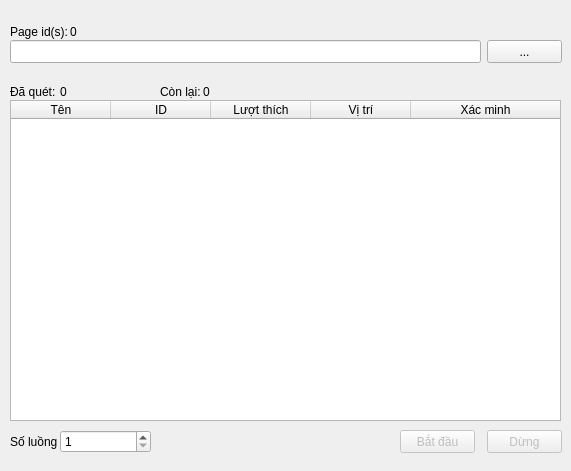
<?xml version="1.0" encoding="UTF-8"?>
<ui version="4.0">
 <class>MainWindow</class>
 <widget class="QMainWindow" name="MainWindow">
  <property name="geometry">
   <rect>
    <x>0</x>
    <y>0</y>
    <width>571</width>
    <height>471</height>
   </rect>
  </property>
  <property name="minimumSize">
   <size>
    <width>571</width>
    <height>471</height>
   </size>
  </property>
  <property name="maximumSize">
   <size>
    <width>571</width>
    <height>471</height>
   </size>
  </property>
  <property name="windowTitle">
   <string>GET FACEBOOK PAGE INFO</string>
  </property>
  <widget class="QWidget" name="centralwidget">
   <widget class="QLabel" name="label">
    <property name="geometry">
     <rect>
      <x>10</x>
      <y>20</y>
      <width>61</width>
      <height>23</height>
     </rect>
    </property>
    <property name="text">
     <string>Page id(s):</string>
    </property>
   </widget>
   <widget class="QLineEdit" name="lineEdit">
    <property name="geometry">
     <rect>
      <x>10</x>
      <y>40</y>
      <width>471</width>
      <height>23</height>
     </rect>
    </property>
    <property name="readOnly">
     <bool>true</bool>
    </property>
   </widget>
   <widget class="QPushButton" name="pushButton">
    <property name="geometry">
     <rect>
      <x>487</x>
      <y>40</y>
      <width>75</width>
      <height>23</height>
     </rect>
    </property>
    <property name="cursor">
     <cursorShape>PointingHandCursor</cursorShape>
    </property>
    <property name="text">
     <string>...</string>
    </property>
   </widget>
   <widget class="QTableWidget" name="tableWidget">
    <property name="geometry">
     <rect>
      <x>10</x>
      <y>100</y>
      <width>551</width>
      <height>321</height>
     </rect>
    </property>
    <attribute name="horizontalHeaderStretchLastSection">
     <bool>true</bool>
    </attribute>
    <column>
     <property name="text">
      <string>Tên</string>
     </property>
    </column>
    <column>
     <property name="text">
      <string>ID</string>
     </property>
    </column>
    <column>
     <property name="text">
      <string>Lượt thích</string>
     </property>
    </column>
    <column>
     <property name="text">
      <string>Vị trí</string>
     </property>
    </column>
    <column>
     <property name="text">
      <string>Xác minh</string>
     </property>
    </column>
   </widget>
   <widget class="QLabel" name="label_2">
    <property name="geometry">
     <rect>
      <x>10</x>
      <y>80</y>
      <width>47</width>
      <height>23</height>
     </rect>
    </property>
    <property name="text">
     <string>Đã quét:</string>
    </property>
   </widget>
   <widget class="QLabel" name="label_3">
    <property name="geometry">
     <rect>
      <x>60</x>
      <y>80</y>
      <width>91</width>
      <height>23</height>
     </rect>
    </property>
    <property name="text">
     <string>0</string>
    </property>
   </widget>
   <widget class="QLabel" name="label_4">
    <property name="geometry">
     <rect>
      <x>160</x>
      <y>80</y>
      <width>41</width>
      <height>23</height>
     </rect>
    </property>
    <property name="text">
     <string>Còn lại:</string>
    </property>
   </widget>
   <widget class="QLabel" name="label_5">
    <property name="geometry">
     <rect>
      <x>203</x>
      <y>80</y>
      <width>91</width>
      <height>23</height>
     </rect>
    </property>
    <property name="text">
     <string>0</string>
    </property>
   </widget>
   <widget class="QPushButton" name="pushButton_2">
    <property name="enabled">
     <bool>false</bool>
    </property>
    <property name="geometry">
     <rect>
      <x>400</x>
      <y>430</y>
      <width>75</width>
      <height>23</height>
     </rect>
    </property>
    <property name="cursor">
     <cursorShape>PointingHandCursor</cursorShape>
    </property>
    <property name="text">
     <string>Bắt đầu</string>
    </property>
   </widget>
   <widget class="QPushButton" name="pushButton_3">
    <property name="enabled">
     <bool>false</bool>
    </property>
    <property name="geometry">
     <rect>
      <x>487</x>
      <y>430</y>
      <width>75</width>
      <height>23</height>
     </rect>
    </property>
    <property name="cursor">
     <cursorShape>PointingHandCursor</cursorShape>
    </property>
    <property name="text">
     <string>Dừng</string>
    </property>
   </widget>
   <widget class="QLabel" name="label_6">
    <property name="geometry">
     <rect>
      <x>10</x>
      <y>430</y>
      <width>47</width>
      <height>23</height>
     </rect>
    </property>
    <property name="text">
     <string>Số luồng:</string>
    </property>
   </widget>
   <widget class="QSpinBox" name="spinBox">
    <property name="geometry">
     <rect>
      <x>60</x>
      <y>430</y>
      <width>91</width>
      <height>23</height>
     </rect>
    </property>
    <property name="minimum">
     <number>1</number>
    </property>
   </widget>
   <widget class="QLabel" name="label_7">
    <property name="geometry">
     <rect>
      <x>70</x>
      <y>20</y>
      <width>47</width>
      <height>23</height>
     </rect>
    </property>
    <property name="text">
     <string>0</string>
    </property>
   </widget>
  </widget>
 </widget>
 <resources/>
 <connections/>
</ui>
